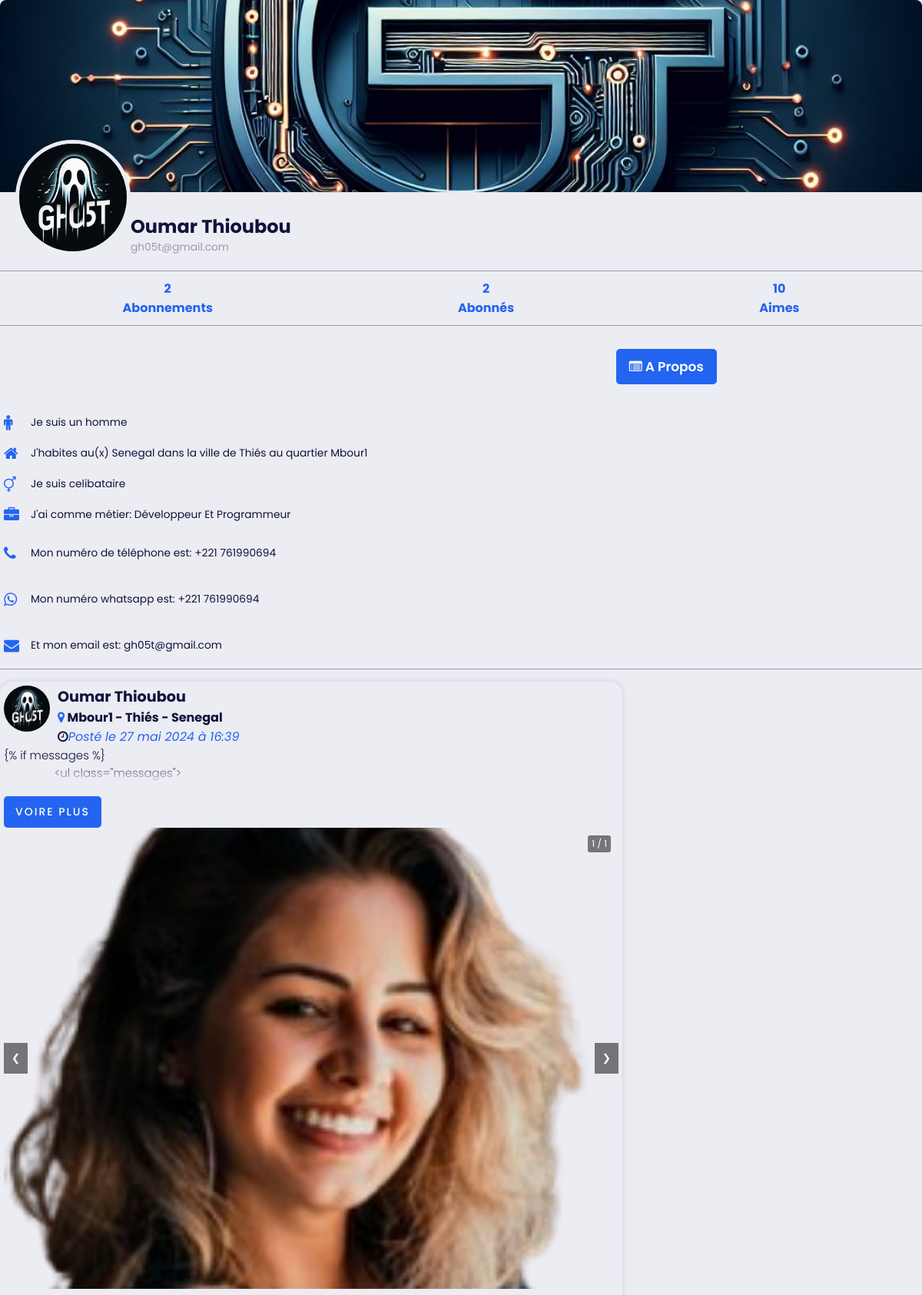
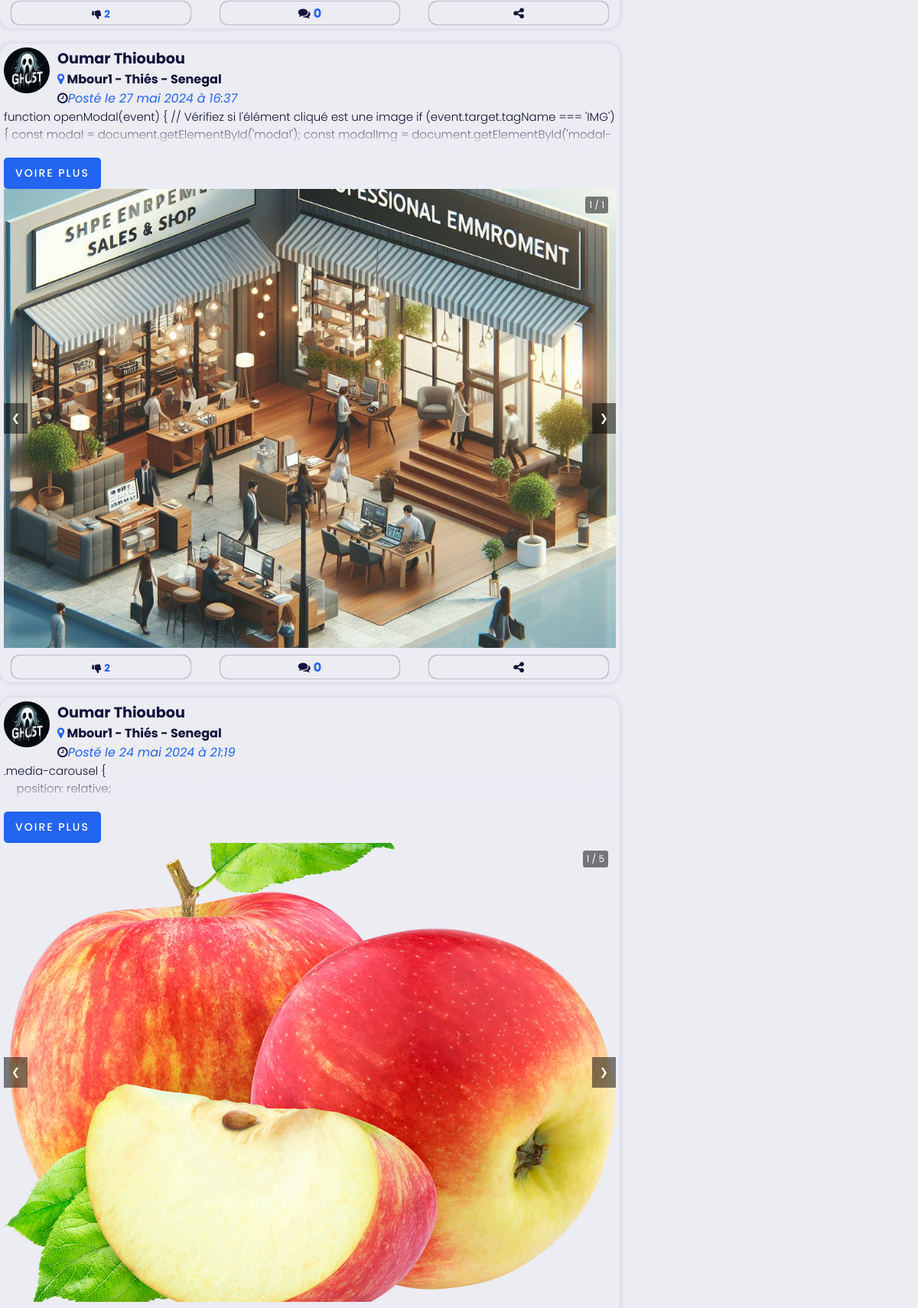
The app's page /profiles/1/ (upper part) with its own data (2 pictures, top to bottom).
### galsen/models.py (models this page shows, shortened)
class AbstractUser(BaseAbstractUser):
    groups = models.ManyToManyField(Group, related_name='customuser_set', blank=True)
    user_permissions = models.ManyToManyField(Permission, related_name='customuser_set', blank=True)

class CustomUser(AbstractUser):
    LANGUE = [
        ('français', 'Français'),
        ('anglais', 'Anglais'),
        ('spagnol', 'Espagnol'),
        ('italien', 'Italien'),
        ('arabe', 'Arabe'),
    ]
    ACCESS = [
        ('autorised', 'Autorisé(e)'),
        ('no_autorised', 'Non autorisé(e)'),
    ]
    ROLES = [
        ('personnel', 'Personnel(le)'),
        ('ecole', 'Ecole'),
        ('entreprise', 'Entreprise'),
    ]
    profile_image = models.ImageField(upload_to='profile_images/', null=True, blank=True)
    banner_image = models.ImageField(upload_to='banner_images/', null=True, blank=True)
    GENRE = [
        ('homme', 'Homme'),
        ('femme', 'Femme'),
    ]
    SITUATION_MATRIMONIALE = [
        ('celibataire', 'Célibataire'),
        ('marie', 'Marié(e)'),
        ('fiance', 'Fiancé(e)'),
        ('divorce', 'Divorcé(e)'),
    ]
    marque_dispositif = models.CharField(max_length=255, null=True, blank=True)
    metier = models.CharField(max_length=150, null=True, blank=True)
    etablissement = models.CharField(max_length=255, null=True, blank=True)
    pays = models.CharField(max_length=50, null=True, blank=True)
    ville = models.CharField(max_length=50, null=True, blank=True)
    quartier = models.CharField(max_length=50, null=True, blank=True)
    langue = models.CharField(max_length=255, null=True, blank=True)
    birthday = models.DateField(null=True, blank=True)
    indicatif_pays = models.CharField(max_length=15, null=True, blank=True)
    number_phone = models.CharField(max_length=15, null=True, blank=True)
    number_whatsapp = models.CharField(max_length=15, null=True, blank=True)
    number_telegram = models.CharField(max_length=15, null=True, blank=True)
    instagram_link = models.URLField(null=True, blank=True)
    twitter_link = models.URLField(null=True, blank=True)
    youtube_link = models.URLField(null=True, blank=True)
    website_link = models.URLField(null=True, blank=True)
    langue = models.CharField(max_length=255, choices=LANGUE, default='français')
    rôle = models.CharField(max_length=255, choices=ROLES, default='personnel')
    access = models.CharField(max_length=255, choices=ACCESS, default='no_autorised')
    genre = models.CharField(max_length=255, choices=GENRE, default='homme')
    situation_matrimoniale = models.CharField(max_length=20, choices=SITUATION_MATRIMONIALE, default='celibataire')
    followers = models.ManyToManyField('self', symmetrical=False, related_name='following_users', blank=True)
    def total_likes_received(self):
        total_likes = 0
        for post in self.post_set.all():
            total_likes += post.like_post.count()
        return total_likes

class AbstractUser(BaseAbstractUser):
    groups = models.ManyToManyField(Group, related_name='customuser_set', blank=True)
    user_permissions = models.ManyToManyField(Permission, related_name='customuser_set', blank=True)

class Post(models.Model):
    user = models.ForeignKey(CustomUser, on_delete=models.CASCADE)
    video = models.FileField(upload_to='post_videos/')
    contenu_post = models.TextField()
    tag_post = models.CharField(max_length=255)
    session_info = models.CharField(max_length=255, null=True, blank=True)
    date_creation_post = models.DateTimeField(auto_now_add=True)
    like_post = models.ManyToManyField(CustomUser, blank=True, related_name="likes")
    dislike = models.ManyToManyField(CustomUser, blank=True, related_name='dislikes')
    shared_boby = models.TextField(blank=True, null=True)
    share_on = models.DateTimeField(blank=True, null=True)
    shared_user = models.ForeignKey(CustomUser, on_delete=models.CASCADE, null=True, blank=True, related_name='+')
    class Meta:
        ordering = ['-date_creation_post', '-share_on']
    @property
    def nombre_commentaire(self):
        return Commentaire.objects.filter(post=self).count()

class MediasPost(models.Model):
    post = models.ForeignKey(Post, on_delete=models.CASCADE)
    image = models.ImageField(upload_to='post_images/')

### galsen/views.py (the view)
# urls.py: path('profiles/<int:user_id>/', views.user_detail, name='user_detail'),
def user_detail(request, user_id):
    profile_user = get_object_or_404(CustomUser, pk=user_id)
    posts = Post.objects.filter(user=profile_user)  # Récupère tous les posts de cet utilisateur
    return render(request, 'profils/users_public.html', {'profile_user': profile_user, 'posts': posts})

### galsen/templates/profils/users_public.html (shortened to what this page needs)
{% load static %}
<!DOCTYPE html>
<html lang="en">
<head>
    <link rel="stylesheet" href="{% static 'assets/icones/font-awesome/css/font-awesome.css' %}">
    <link rel="stylesheet" href="{% static 'assets/icones/font-awesome/css/font-awesome.min.css' %}">
    <link rel="stylesheet" href="{% static 'assets/ressources/styles/profil.css' %}">
    <link rel="stylesheet" href="{% static 'assets/ressources/styles/contenu.css' %}">
    <link rel="stylesheet" href="{% static 'assets/ressources/styles/theme.css' %}">
    <link rel="stylesheet" href="{% static 'assets/ressources/styles/lightbox.min.css' %}">
</head>
<body>
    <div class="profile-container">
        <div class="banner">
            {% if profile_user.banner_image and profile_user.banner_image.url %}
                <a href="{{ profile_user.banner_image.url }}" data-lightbox="mygallery">
                    <img src="{{ profile_user.banner_image.url }}">
                </a>
                {% else %}
                    <img src="{% static 'assets/default/user.png' %}">
            {% endif %}
        </div>
        <div class="profile-section">
          <div class="profile-pic">
                {% if profile_user.profile_image and profile_user.profile_image.url %}
                    <a href="{{ profile_user.profile_image.url }}" data-lightbox="mygallery">
                        <img src="{{ profile_user.profile_image.url }}">
                    </a>
                    {% else %}
                        <img src="{% static 'assets/default/user.png' %}">
                {% endif %}
          </div>
          <div class="profile-info">
            <h1>
                {% if profile_user.rôle == "personnel" %}
                    {{ profile_user.first_name }} {{ profile_user.last_name }}
                {% else %}
                    {{ profile_user.etablissement }}
                {% endif %}
            </h1>
            <p>{{ profile_user.email }}</p>
          </div>
        </div>
        <div class="profile-nav">
          <ul>
            <li><a href="#"><span>{{ profile_user.following_users.count }}</span>Abonnements</a></li>
            <li><a href="#"><span>{{ profile_user.followers.count }}</span>Abonnés</a></li>
            <li><a href="#"><span>{{ profile_user.total_likes_received }}</span>Aimes</a></li>
          </ul>
        </div>
        <div class="profile-content">
            <div class="buttons-1">
                <a href="{% url 'a_propos_detail' user_id=profile_user.id %}" class="button"> <i class="fa fa-list-alt"></i> A Propos </a>
            </div>
            <ul class="status">
                <li>
                    {% if profile_user.genre == "homme" %}
                        <i class="fa fa-male primary"></i>
                        <p>Je suis un
                            <span>{{ profile_user.genre }}</span>
                        </p>
                    {% elif profile_user.genre == "femme" %}
                        <i class="fa fa-female primary"></i>
                        <p>Je suis une
                            <span>{{ profile_user.genre }}</span>
                        </p>
                    {% else %}
                        <p>Genre non spécifié</p>
                    {% endif %}
                </li>
                <li>
                    <i class="fa fa-home primary"></i>
                    <p>J'habites au(x)
                        <span>{{ profile_user.pays }}</span> dans la ville de
                        <span>{{ profile_user.ville }}</span> au quartier
                        <span>{{ profile_user.quartier }}</span>
                     </p>
                </li>
                <li>
                    <i class="fa fa-transgender primary"></i>
                    <p>Je suis
                        <span>{{ profile_user.situation_matrimoniale }}</span>
                     </p>
                </li>
                {% if profile_user.rôle == "personnel" %}
                        <li>
                            <i class="fa fa-briefcase primary"></i>
                            <p>J'ai comme métier:
                                <span>{{ profile_user.metier }}</span>
                            </p>
                        </li>
                {% endif %}
                <li>
                    <a href="tel:+{{ profile_user.indicatif_pays }}{{ profile_user.number_phone }}">
                        <i class="fa fa-phone primary"></i>
                        <p>Mon numéro de téléphone est:
                            <span>+{{ profile_user.indicatif_pays }} {{ profile_user.number_phone }}</span>
                        </p>
                    </a>
                </li>
                <li>
                    <a href="https://wa.me/+{{ profile_user.indicatif_pays }}{{ profile_user.number_phone }}">
                        <i class="fa fa-whatsapp primary"></i>
                        <p>Mon numéro whatsapp est:
                            <span>+{{ profile_user.indicatif_pays }} {{ profile_user.number_phone }}</span>
                        </p>
                    </a>
                </li>
                <li>
                    <a href="mailto:{{ profile_user.email }}">
                        <i class="fa fa-envelope primary"></i>
                        <p>Et mon email est:
                            <span>{{ profile_user.email }}</span>
                        </p>
                    </a>
                </li>
            </ul>
            {% if posts %}
                {% for post in posts %}
                    <div class="post-card post-card-user">
                        <div class="top-post">
                            <div class="infos-users">
                                <a href="#">
                                    <div class="image">
                                        {% if post.user.profile_image and post.user.profile_image.url %}
                                            <img src="{{ post.user.profile_image.url}}" class="enligne">
                                        {% else %}
                                            <img src="{% static 'assets/default/user.png' %}" class="enligne">
                                        {% endif %}
                                    </div>
                                    <div class="details">
                                        <div class="name">
                                            {% if post.user.rôle == "personnel" %}
                                                <h3> {{ post.user.first_name }} {{ post.user.last_name }} </h3>
                                            {% else %}
                                                <h3> <i class="fa fa-briefcase primary"></i> {{ post.user.etablissement }}
                                                    <span class="danger">
                                                        ({{ post.user.rôle|upper }})
                                                    </span>
                                                </h3>
                                            {% endif %}
                                        </div>
                                        <div class="user_localhome">
                                            <span>
                                                {% if post.user.quartier and post.user.ville and post.user.pays %}
                                                    <b><i class="fa fa-map-marker primary"></i> {{ post.user.quartier }}  - {{ post.user.ville }}  - {{ post.user.pays }} </b>
                                                {% endif %}
                                            </span>
                                        </div>
                                        <div class="time_post">
                                            <span class="fa fa-clock-o"><i class="primary">Posté le {{ post.date_creation_post|date:"d F Y à H:i" }}
                                                </i></span>
                                        </div>
                                    </div>
                                </a>
                            </div>
                        </div>
                        <div class="center-post">
                            <div class="description">
                                <p>
                                    {{ post.contenu_post|safe }}
                                </p>
                            </div>
                            <a class="more"></a>
                            {% if post.mediaspost_set.all or post.video %}
                                <div class="media-carousel" data-post-id="{{ post.id }}">
                                    <button class="prev-btn">&#10094;</button>
                                    <div class="media-wrapper" onclick="openModal(event)">
                                        {% for media in post.mediaspost_set.all %}
                                            {% if media.image %}
                                                <img src="{{ media.image.url }}" alt="Media 1" class="affiche">
                                            {% endif %}
                                        {% endfor %}
                                    </div>
                                    <button class="next-btn">&#10095;</button>
                                    <div class="media-indicator"></div>
                                </div>
                            {% endif %}
                        </div>
                        <section class="followers">
                            <a class="like-btn" data-like-url="{% url 'likes' post.pk %}">
                                <form id="like-form-{{ post.pk }}" method="POST" action="{% url 'likes' post.pk %}">
                                    <button type="submit" class="button-like" data-post-id="{{ post.pk }}">
                                        <span class="like-icon" id="likeIcon{{ post.pk }}">
                                            {% if user.is_authenticated %}
                                                {% if request.user in post.like_post.all %}
                                                    <i class="fa fa-thumbs-up primary"></i>
                                                {% else %}
                                                    <i class="fa fa-thumbs-down"></i>
                                                {% endif %}
                                            {% else %}
                                                <i class="fa fa-thumbs-down"></i>
                                            {% endif %}
                                        </span>
                                        <b class="number-like primary">{{ post.like_post.count }}</b>
                                    </button>
                                </form>
                            </a>
                            <a href="{% url 'post_comments' post.id %}">
                                <i class="fa fa-comments">
                                    <span class="primary" style="font-weight: bold;">
                                        {% if post.nombre_commentaire > 1000 %}
                                            {{ post.nombre_commentaire|divisibleby:1000|floatformat:"0.1" }}k
                                        {% else %}
                                            {{ post.nombre_commentaire }}
                                        {% endif %}
                                    </span>
                                </i>
                            </a>
                            <a onclick="openPopup('{{ post.id }}')">
                                <i class="fa fa-share-alt"></i>
                            </a>
                        </section>
                    </div>
                {% endfor %}
                    {% else %}
                    <center>
                        <p class="success">Aucune poste disponible pour le moment.</p>
                    </center>
            {% endif %}
        </div>
      </div>
</body>
</html>

### records on screen
CustomUser: banner_image (picture), profile_image (picture), following_users.count "2", followers.count "2", total_likes_received "10", genre "homme", pays "Senegal", ville "Thiés", quartier "Mbour1", situation_matrimoniale "celibataire", metier "Développeur Et Programmeur", indicatif_pays "221", number_phone "761990694"
AbstractUser: first_name "Oumar", last_name "Thioubou", email "gh05t@gmail.com"
Post: user.profile_image (picture), user.first_name "Oumar", user.last_name "Thioubou", user.quartier "Mbour1", user.ville "Thiés", user.pays "Senegal", date_creation_post "27 mai 2024 à 16:39", contenu_post "{% if messages %} <ul class=\"messages\">", like_post.count "2", nombre_commentaire "0"
MediasPost: image (picture)
Post: user.profile_image (picture), user.first_name "Oumar", user.last_name "Thioubou", user.quartier "Mbour1", user.ville "Thiés", user.pays "Senegal", date_creation_post "27 mai 2024 à 16:37", contenu_post "function openModal(event) { // Vérifiez si l'élément cliqué est une image if (event.target.tagName === 'IMG') { const modal = document.getElementById('modal'); const modalImg =…", like_post.count "2", nombre_commentaire "0"
MediasPost: image (picture)
Post: user.profile_image (picture), user.first_name "Oumar", user.last_name "Thioubou", user.quartier "Mbour1", user.ville "Thiés", user.pays "Senegal", date_creation_post "24 mai 2024 à 21:19", contenu_post ".media-carousel { position: relative;"
MediasPost: image (picture)
